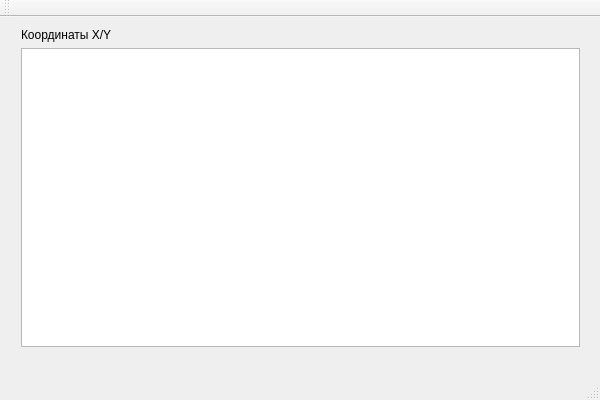
<?xml version="1.0" encoding="UTF-8"?>
<ui version="4.0">
 <class>MainWindowClass</class>
 <widget class="QMainWindow" name="MainWindowClass">
  <property name="geometry">
   <rect>
    <x>0</x>
    <y>0</y>
    <width>600</width>
    <height>400</height>
   </rect>
  </property>
  <property name="windowTitle">
   <string>MainWindow</string>
  </property>
  <widget class="QWidget" name="centralWidget">
   <widget class="QWidget" name="verticalLayoutWidget">
    <property name="geometry">
     <rect>
      <x>10</x>
      <y>0</y>
      <width>581</width>
      <height>341</height>
     </rect>
    </property>
    <layout class="QVBoxLayout" name="verticalLayout">
     <item>
      <layout class="QHBoxLayout" name="horizontalLayout_2">
       <item>
        <widget class="QLabel" name="label">
         <property name="text">
          <string>Координаты X/Y</string>
         </property>
        </widget>
       </item>
      </layout>
     </item>
     <item>
      <widget class="QGraphicsView" name="graphicsView"/>
     </item>
    </layout>
   </widget>
  </widget>
  <widget class="QMenuBar" name="menuBar">
   <property name="geometry">
    <rect>
     <x>0</x>
     <y>0</y>
     <width>600</width>
     <height>22</height>
    </rect>
   </property>
  </widget>
  <widget class="QToolBar" name="mainToolBar">
   <attribute name="toolBarArea">
    <enum>TopToolBarArea</enum>
   </attribute>
   <attribute name="toolBarBreak">
    <bool>false</bool>
   </attribute>
  </widget>
  <widget class="QStatusBar" name="statusBar"/>
 </widget>
 <layoutdefault spacing="6" margin="11"/>
 <resources>
  <include location="mainwindow.qrc"/>
 </resources>
 <connections/>
</ui>
